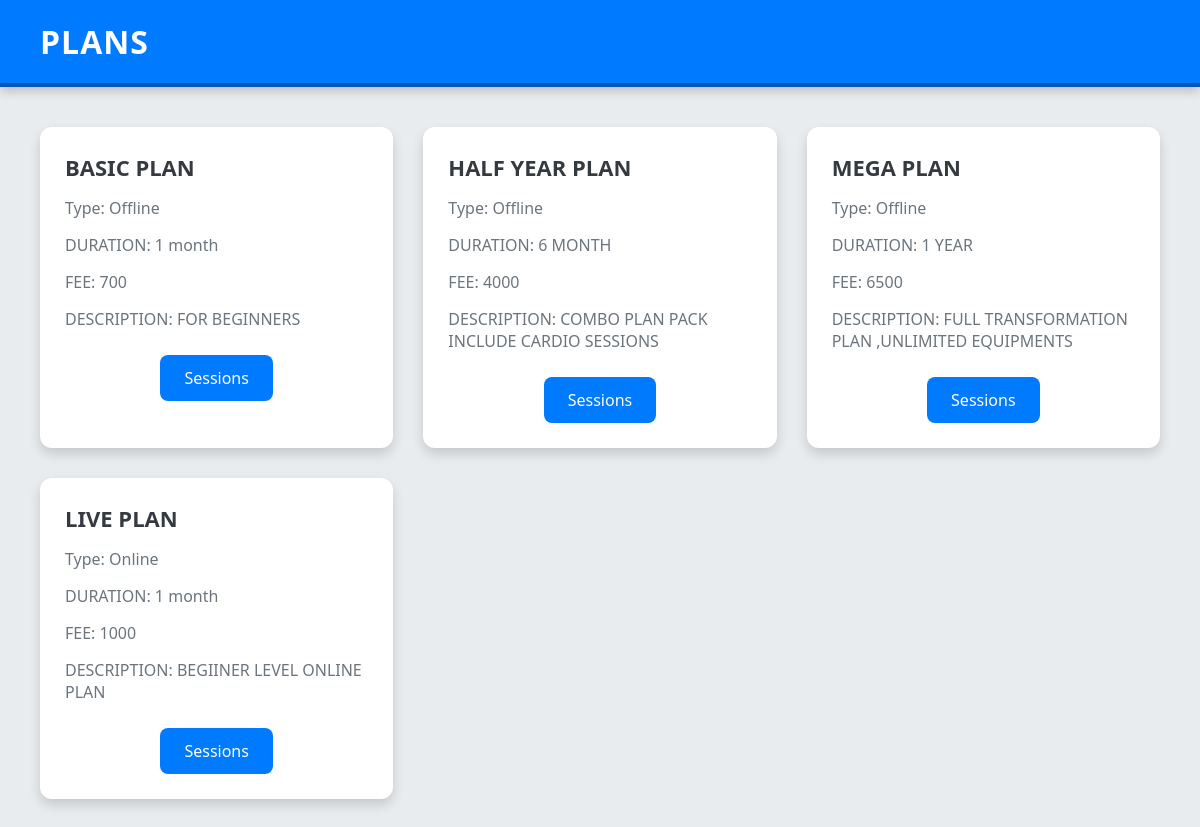
Page /trainer_plan/ on the committed database.
### fitapp/models.py (models this page shows, shortened)
class plan(models.Model):
    Name = models.CharField(max_length=25)
    time_period = models.CharField(max_length=25)
    price = models.CharField(max_length=25)
    descrption = models.CharField(max_length=100)
    Type = models.CharField( max_length=50,blank=True, null=True)

### fitapp/views.py (the view)
# urls.py: path('trainer_plan/', views.trainer_plan, name='trainer_plan'),
def trainer_plan(request):
    plans = plan.objects.all()
    return render(request, 'trainer_plan.html', {'plans': plans})

### templates/trainer_plan.html (shortened to what this page needs)
<!DOCTYPE html>
<html lang="en">
<head>
    {% load static %}
    <link rel="stylesheet" href="https://cdnjs.cloudflare.com/ajax/libs/font-awesome/5.15.3/css/all.min.css">
</head>
<body>
    <div class="header" >
        <h1 style="text-align: center;">PLANS</h1>
    </div>
    <div class="container">
        <div class="grid">
            {% for plan in plans %}
            <div class="card">
                <div class="card-content">
                    <h2 class="card-title">{{ plan.Name }}</h2>
                    <p class="card-details">Type: {{ plan.Type }}</p>
                    <p class="card-details">DURATION: {{ plan.time_period }}</p>
                    <p class="card-details">FEE: {{ plan.price }}</p>
                    <p class="card-details">DESCRIPTION: {{ plan.descrption }}</p>
                </div>
                <div class="card-buttons">
                    <a href="{% url  'manage_sessions' plan.id %}" class="select-btn">Sessions</a>
                </div>
            </div>
            {% endfor %}
        </div>
    </div>
</body>
</html>

### templates/trainer_plan.html (style rules this page uses)
body { font-family: 'Segoe UI', Tahoma, Geneva, Verdana, sans-serif; background-color: #e9ecef; margin: 0; padding: 0; }
.header { display: flex; justify-content: space-between; align-items: center; background-color: #007bff; color: #fff; padding: 20px 40px; box-shadow: 0 4px 10px rgba(0, 0, 0, 0.2); border-bottom: 4px solid #0056b3; }
.header h1 { margin: 0; font-size: 32px; letter-spacing: 1px; }
.container { padding: 40px; }
.grid { display: grid; grid-template-columns: repeat(auto-fit, minmax(320px, 1fr)); gap: 30px; }
.card { background-color: #fff; border-radius: 12px; box-shadow: 0 6px 12px rgba(0, 0, 0, 0.15); padding: 25px; transition: transform 0.3s, box-shadow 0.3s; position: relative; overflow: hidden; }
.card-content { display: flex; flex-direction: column; gap: 15px; }
.card-title { font-size: 22px; font-weight: bold; margin: 0; color: #343a40; }
.card-details { color: #6c757d; font-size: 16px; margin: 0; }
.card-buttons { display: flex; justify-content: center; margin-top: 25px; }
.select-btn { text-decoration: none; text-align: center; background-color: #007bff; color: #fff; padding: 12px 24px; border-radius: 8px; font-size: 16px; transition: background-color 0.3s, transform 0.3s; cursor: pointer; }

### rows in the picture
plan: Name "BASIC PLAN", Type "Offline", time_period "1 month", price "700", descrption "FOR BEGINNERS"
plan: Name "HALF YEAR PLAN", Type "Offline", time_period "6 MONTH", price "4000", descrption "COMBO PLAN PACK INCLUDE CARDIO SESSIONS"
plan: Name "MEGA PLAN", Type "Offline", time_period "1 YEAR", price "6500", descrption "FULL TRANSFORMATION PLAN ,UNLIMITED EQUIPMENTS"
plan: Name "LIVE PLAN", Type "Online", time_period "1 month", price "1000", descrption "BEGIINER LEVEL ONLINE PLAN"
